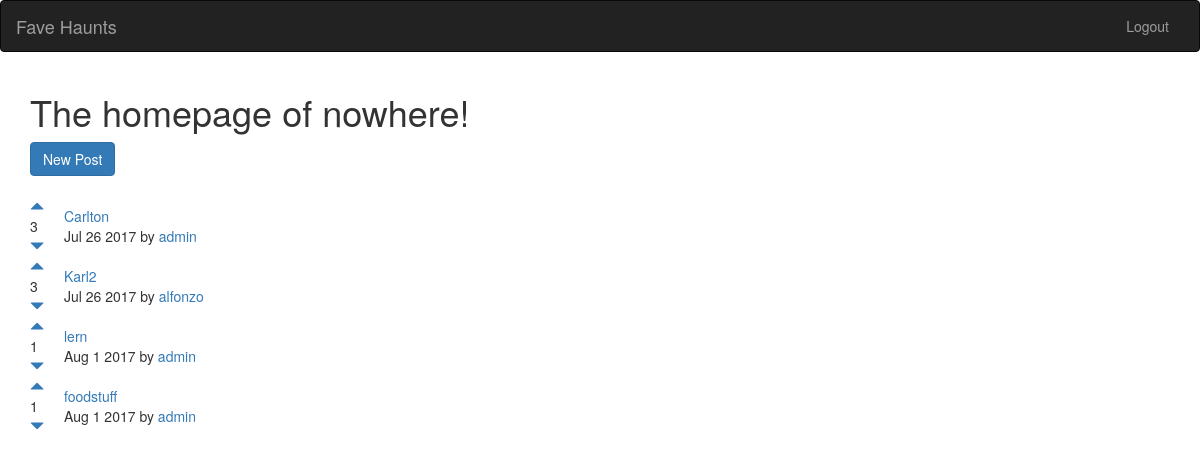
The app's page / (signed in) with its own data.
### posts/models.py (models this page shows, shortened)
class Post(models.Model):
	title = models.CharField(max_length=200)
	url = models.TextField()
	topic = models.CharField(max_length=100)
	pub_date = models.DateTimeField()
	author = models.ForeignKey(User)
	votes_total = models.IntegerField(default=1)
	def pub_date_pretty(self):
		return self.pub_date.strftime('%b %e %Y')

### posts/views.py (the view)
# urls.py: 2. Add a URL to urlpatterns:  url(r'^$', views.home, name='home')
def home(request):
	posts = Post.objects.order_by('-votes_total')
	return render(request, 'posts/home.html', {'posts': posts})

### posts/templates/posts/home.html (shortened to what this page needs)
{% extends 'base.html' %}
{% block content %}
<h1>The homepage of nowhere!</h1>
<a class="btn btn-primary" href="{% url 'posts:create' %}">New Post</a>
<br>
<br>
{% for post in posts.all %}
<table>
	<tr>
		<td style="padding-right: 20px">
			<a href="#" onClick="document.getElementById('upvote{{ post.id }}').submit()">
				<span class="glyphicon glyphicon-triangle-top" aria-hidden="true"></span>
			</a>
			<br>
			{{ post.votes_total }} <br>
			<a href="#" onClick="document.getElementById('downvote{{ post.id }}').submit()">
				<span class="glyphicon glyphicon-triangle-bottom" aria-hidden="true"></span>
			</a>
		</td>
		<td>
			<a href="{{ post.url }}">{{ post.title }}</a>
			<br>
			{{ post.pub_date_pretty }} by <a href="{% url 'posts:userposts' post.author.id %}">{{ post.author.username }}</a>
		</td>
	</tr>
</table>
{% endfor %}
{% endblock %}

### records on screen
Post: votes_total "3", title "Carlton", pub_date_pretty "Jul 26 2017", author.username "admin"
Post: votes_total "3", title "Karl2", pub_date_pretty "Jul 26 2017", author.username "alfonzo"
Post: votes_total "1", title "lern", pub_date_pretty "Aug 1 2017", author.username "admin"
Post: votes_total "1", title "foodstuff", pub_date_pretty "Aug 1 2017", author.username "admin"
